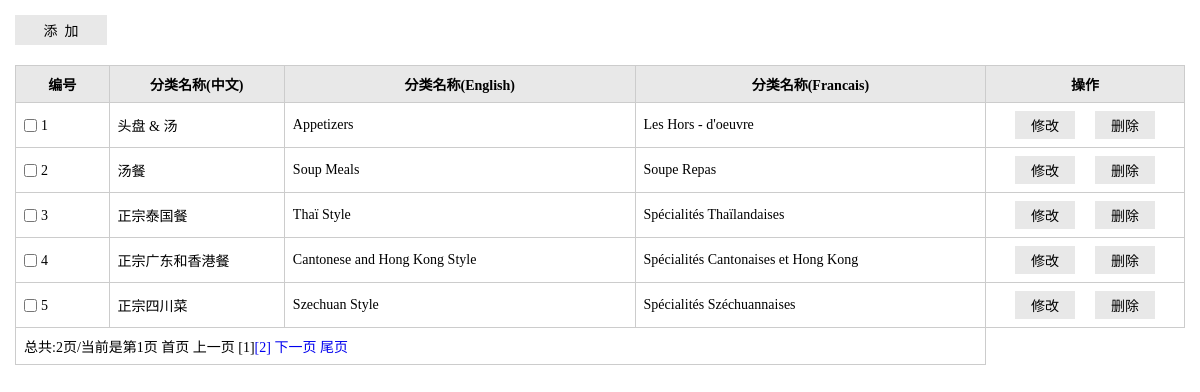
Screenshot of /admin/listCate.php with the database file from the repository.
### tables this page shows
CREATE TABLE IF NOT EXISTS `cate_cn` (
  `cate_id` smallint(5) unsigned NOT NULL AUTO_INCREMENT,
  `cate_name` varchar(50) NOT NULL DEFAULT '',
  PRIMARY KEY (`cate_id`),
  UNIQUE KEY `cate_name` (`cate_name`)
);

CREATE TABLE IF NOT EXISTS `cate_en` (
  `cate_id` smallint(5) unsigned NOT NULL AUTO_INCREMENT,
  `cate_name` varchar(50) NOT NULL DEFAULT '',
  PRIMARY KEY (`cate_id`),
  UNIQUE KEY `cate_name` (`cate_name`)
);

CREATE TABLE IF NOT EXISTS `cate_fr` (
  `cate_id` smallint(5) unsigned NOT NULL AUTO_INCREMENT,
  `cate_name` varchar(50) NOT NULL DEFAULT '',
  PRIMARY KEY (`cate_id`),
  UNIQUE KEY `cate_name` (`cate_name`)
);

### src/lib/mysql.func.php (called while the page is built, shortened)
<?php
function fetchAll($sql,$result_type=MYSQL_ASSOC){
	$result=mysql_query($sql);
	while(@$row=mysql_fetch_array($result,$result_type)){
		$rows[]=$row;
	}
	return $rows;
}
function getResultNum($sql){
	$result=mysql_query($sql);
	return mysql_num_rows($result);
}

### src/admin/listCate.php (the view, shortened to what this page needs)
<?php
$pageSize = 5;
$page = $_REQUEST ['page'] ? ( int ) $_REQUEST ['page'] : 1;
$sql = "select * from cate_en";
$totalRows = getResultNum ( $sql );
$totalPage = ceil ( $totalRows / $pageSize );
$offset = ($page - 1) * $pageSize;
$sql = "select c.cate_id 'id',c.cate_name 'cate_name_cn',e.cate_name 'cate_name_en',f.cate_name 'cate_name_fr' from cate_cn as c, cate_en as e, cate_fr as f where c.cate_id=e.cate_id and e.cate_id=f.cate_id order by c.cate_id limit {$offset},{$pageSize}";
$rows = fetchAll ( $sql );
?>
<!DOCTYPE html>
<html>
<head>
<link rel="stylesheet" href="styles/backstage.css">
</head>
<body>
	<div class="details">
		<div class="details_operation clearfix">
			<div class="bui_select">
				<input type="button" value="添&nbsp;&nbsp;加" class="add"
					onclick="addCate()">
			</div>
		</div>
		<table class="table" cellspacing="0" cellpadding="0">
			<thead>
				<tr>
					<th width="8%">编号</th>
					<th width="15%">分类名称(中文)</th>
					<th width="30%">分类名称(English)</th>
					<th width="30%">分类名称(Francais)</th>
					<th>操作</th>
				</tr>
			</thead>
			<tbody>
			<?php foreach($rows as $row): ?>
				<tr>
					<td><input type="checkbox" id="c1" class="check"><label for="c1"
						class="label"><?php echo $row['id'];?></label></td>
					<td><?php echo $row['cate_name_cn']; ?></td>
					<td><?php echo $row['cate_name_en']; ?></td>
					<td><?php echo $row['cate_name_fr']; ?></td>
					<td align="center"><input type="button" value="修改" class="btn"
						onclick="editCate(<?php echo $row['id'];?>)"><input type="button"
						value="删除" class="btn"
						onclick="delCate(<?php echo $row['id'];?>)"></td>
				</tr>
			<?php endforeach; ?>
			<?php if($totalRows>$pageSize): ?>
			<tr>
					<td colspan="4"><?php echo showPage($page, $totalPage);?></td>
				</tr>
			<?php endif;?>
			</tbody>
		</table>
	</div>
</body>
</html>

### src/admin/styles/backstage.css (style rules this page uses)
* { margin: 0;padding: 0; }
input,select,textarea { outline: none;border: none; background: none; }
.clearfix:after, .clearfix:before { content: ""; display: table; }
.clearfix:after { clear: both; }
.clearfix { zoom:1; }
.details_operation { margin-bottom: 20px; }
.details { padding: 15px; font-family: "微软雅黑"; }
.bui_select { background-color: #E8E8E8; height: 30px; float: left; }
.add { width: 92px; height: 30px; font-family: "微软雅黑"; font-size: 14px; }
.table { border-collapse: collapse; width: 100%; font-size: 14px; }
.table th { background-color: #E8E8E8; }
.table th, .table td { border: solid 1px #ccc; padding: 8px; }
.label,.check { vertical-align: middle; }
.check { margin-right: 4px; }
.btn { padding: 4px 16px; background-color: #E8E8E8; margin: 0 10px;font-family: "微软雅黑"; font-size: 14px; }

### rows the page displays
cate_cn: cate_id "1", cate_name "头盘 & 汤", cate_en.cate_name "Appetizers", cate_fr.cate_name "Les Hors - d'oeuvre"
cate_cn: cate_id "2", cate_name "汤餐", cate_en.cate_name "Soup Meals", cate_fr.cate_name "Soupe Repas"
cate_cn: cate_id "3", cate_name "正宗泰国餐", cate_en.cate_name "Thaï Style", cate_fr.cate_name "Spécialités Thaïlandaises"
cate_cn: cate_id "4", cate_name "正宗广东和香港餐", cate_en.cate_name "Cantonese and Hong Kong Style", cate_fr.cate_name "Spécialités Cantonaises et Hong Kong"
cate_cn: cate_id "5", cate_name "正宗四川菜", cate_en.cate_name "Szechuan Style", cate_fr.cate_name "Spécialités Széchuannaises"

### other values shown
showPage($page, $totalPage) "总共:2页/当前是第1页"
